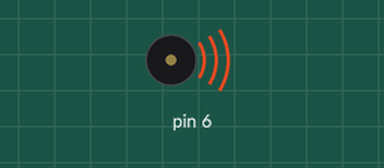
This sketch was run on a simulated Arduino Uno, built with avr-gcc and run on an emulated ATmega328P. Shown: buzzer (waves = sounding).

Above: at 1.2 s.
At 3.7 s:
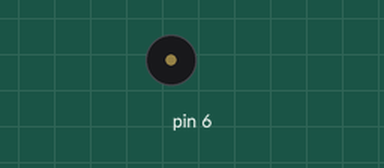
Timing chart, 0 to 6.5 s (numbered marks = the images above):
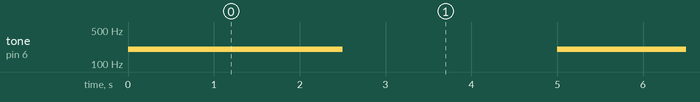

The sketch:

BUZZER.ino
```cpp
void setup() {
pinMode(6,OUTPUT);
}

void loop() {
tone(6,200);
delay(2500);
noTone(6);
 delay(2500);
}
```

Measured:
- by itself, tone on pin 6: alternates 200 Hz for 2.5 s and silent for 2.5 s
